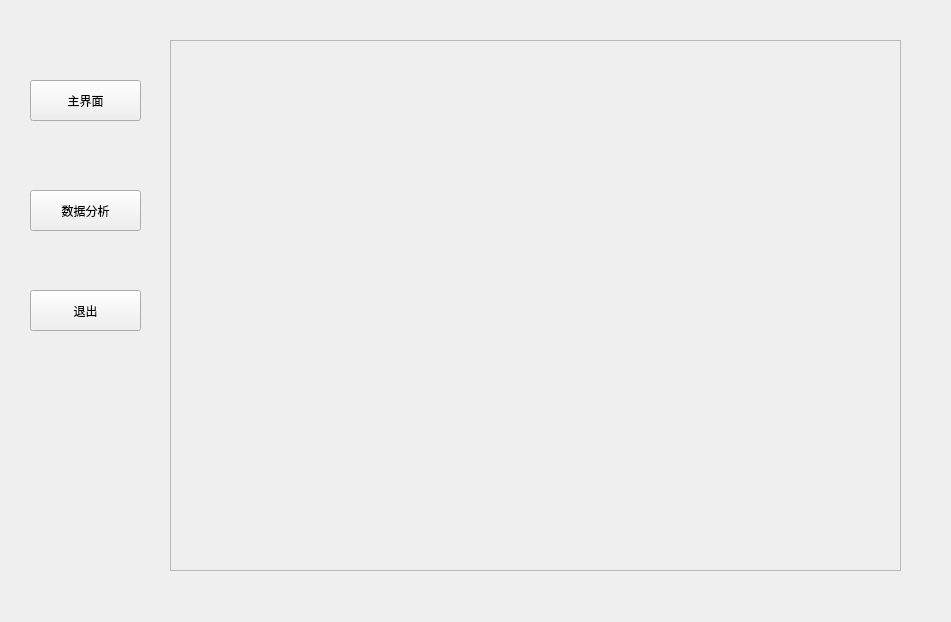
<?xml version="1.0" encoding="UTF-8"?>
<ui version="4.0">
 <class>Form</class>
 <widget class="QWidget" name="Form">
  <property name="geometry">
   <rect>
    <x>0</x>
    <y>0</y>
    <width>951</width>
    <height>622</height>
   </rect>
  </property>
  <property name="windowTitle">
   <string>Form</string>
  </property>
  <widget class="QFrame" name="frame">
   <property name="geometry">
    <rect>
     <x>170</x>
     <y>40</y>
     <width>731</width>
     <height>531</height>
    </rect>
   </property>
   <property name="frameShape">
    <enum>QFrame::StyledPanel</enum>
   </property>
   <property name="frameShadow">
    <enum>QFrame::Raised</enum>
   </property>
   <widget class="QFrame" name="frame_2">
    <property name="geometry">
     <rect>
      <x>0</x>
      <y>0</y>
      <width>731</width>
      <height>531</height>
     </rect>
    </property>
    <property name="frameShape">
     <enum>QFrame::StyledPanel</enum>
    </property>
    <property name="frameShadow">
     <enum>QFrame::Raised</enum>
    </property>
   </widget>
  </widget>
  <widget class="QPushButton" name="pushButton">
   <property name="geometry">
    <rect>
     <x>30</x>
     <y>80</y>
     <width>111</width>
     <height>41</height>
    </rect>
   </property>
   <property name="text">
    <string>主界面</string>
   </property>
  </widget>
  <widget class="QPushButton" name="pushButton_2">
   <property name="geometry">
    <rect>
     <x>30</x>
     <y>190</y>
     <width>111</width>
     <height>41</height>
    </rect>
   </property>
   <property name="text">
    <string>数据分析</string>
   </property>
  </widget>
  <widget class="QPushButton" name="pushButton_3">
   <property name="geometry">
    <rect>
     <x>30</x>
     <y>290</y>
     <width>111</width>
     <height>41</height>
    </rect>
   </property>
   <property name="text">
    <string>退出</string>
   </property>
  </widget>
 </widget>
 <resources/>
 <connections/>
</ui>
